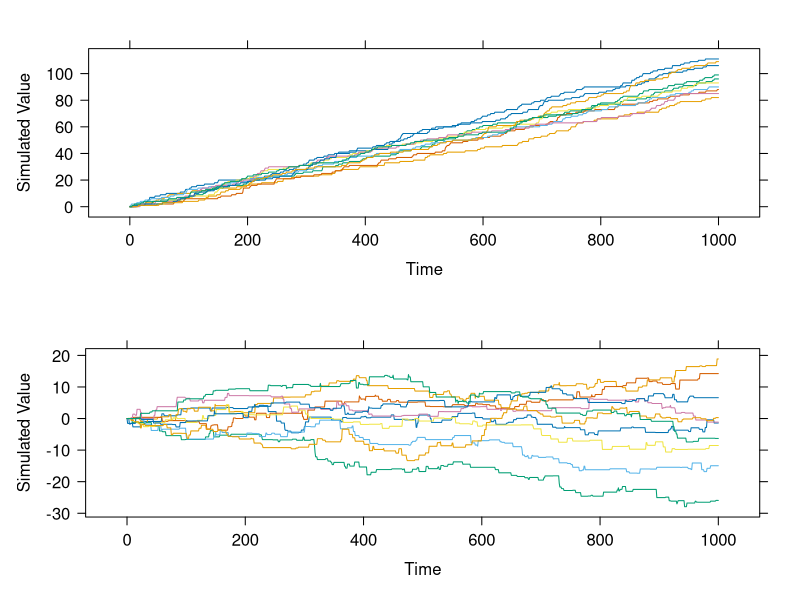

Source code (R):
# Clearing Variables and Close Windows
rm(list = ls(all = TRUE))
graphics.off()

# Loading Libraries
libraries = c("ggplot2", "reshape2", "stats", "zoo", "tidyr", "lattice")

lapply(libraries, function(x) if (!(x %in% installed.packages())) {
  install.packages(x)
})

lapply(libraries, library, quietly = TRUE, character.only = TRUE)

# Poisson Generator
PPgen=function(lambda){
  X=0; Sum=0; flag=0
  while (flag==0){
    E=-log(runif(1)); Sum = Sum + E
    if (Sum < lambda) { X=X+1} else { flag=1}
  }
  return(X)
  
}

# Poisson Process
PP=function(lambda, N, T){
  h=T/N; t=(0:T)/N; X=rep(0, N+1); I=rep(0,N); X[1]=0
  for(i in 1:N) {
    I[i]=PPgen(h*lambda); X[i+1]=X[i] + I[i]}
  return(X)
}

#Compound Poisson Process
CPP=function(lambda, T, N) {
  h=T/N; t=(0:T)/N; X=rep(0, N+1); F=rep(0, N+1); I=rep(0,N); X[1]=0
  for(i in 1:N) {
    I[i]=PPgen(h*lambda)
    if (I[i]==0){F[i]=0} else {F[i]=rnorm(1)}
    X[i+1]=X[i] + F[i]}
  return(X)
}

# Generate 10 Poisson Process Paths and 10 Compound Poisson Process Paths
lambda = 100; N = 1000; T = 1; stim_up = 10; col_name = c('S1', 'S2','S3', 'S4','S5', 'S6','S7', 'S8','S9', 'S10', 'time')

# Initialization
S_PP = matrix(0, stim_up, N+1); S_CPP = matrix(0, stim_up, N+1)

# Generating 
for(i in 1:stim_up){
  S_CPP[i,] = CPP(lambda, T, N); S_PP[i,] = PP(lambda, N, T)
}
S_PP = data.frame(t(S_PP)); S_CPP = data.frame(t(S_CPP))
S_PP$time = c(0:1000); S_CPP$time = c(0:1000)
colnames(S_PP) = col_name; colnames(S_CPP) = col_name

# Plotting
pic_1 = xyplot(S1 + S2 + S3 + S4 + S5 + S6 + S7 + S8 + S9 + S10 ~ time, data = S_PP, 
       type = "l", 
       xlab = list(label = "Time", cex = 1), 
       ylab = list(label = "Simulated Value", cex =1), 
       scales=list(tck=c(1), x=list(cex=1), y=list(cex=1)),
       # main=list(label = "Simulated Poisson Process", cex = 2),
       auto.key = FALSE)

pic_2 = xyplot(S1 + S2 + S3 + S4 + S5 + S6 + S7 + S8 + S9 + S10 ~ time, data = S_CPP, 
       type = "l", 
       xlab = list(label = "Time", cex = 1), 
       ylab = list(label = "Simulated Value", cex =1), 
       scales=list(tck=c(1), x=list(cex=1), y=list(cex=1)),
       # main=list(label = "Simulated Poisson Process", cex = 2),
       auto.key = FALSE)

print(pic_1, position=c(0, .5, 1, 1), more=TRUE)
print(pic_2, position=c(0, 0, 1, .5))
dev.copy(png,'PP-CPP.png')
dev.off()
